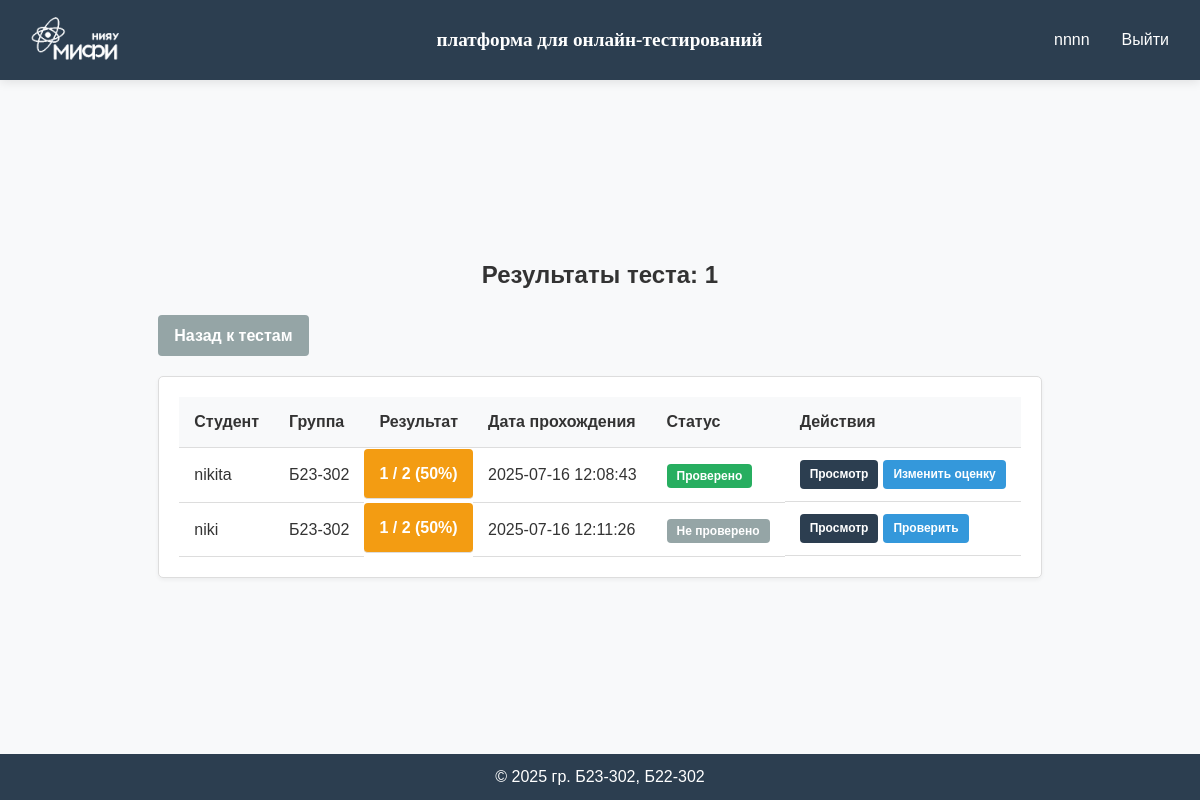
Page /test-results/2 (signed in) on the committed database.
### app/models.py (models this page shows, shortened)
class User(db.Model, UserMixin):
    id = db.Column(db.Integer, primary_key=True)
    username = db.Column(db.String(80), unique=True, nullable=False)
    password_hash = db.Column(db.String(128), nullable=False)
    role = db.Column(db.String(20), nullable=False, default='user')
    group = db.Column(db.String(7), default="")

### app/creating_tests/routes.py (the view)
@creating_tests_bp.route('/test-results/<int:test_id>', methods=['GET'])
@login_required
@admin_required
def test_results(test_id):
    test = Test.query.get_or_404(test_id)
    if test.test_author != current_user.username:
        flash('У вас нет доступа к результатам этого теста.', 'danger')
        return redirect(url_for('creating_tests.my_tests'))
    results = TestResult.query.filter_by(test_id=test_id).all()
    test_info = json.loads(test.test_info)
    test_name = test_info.get('name', 'Без названия')
    results_data = []
    for result in results:
        try:
            student = User.query.get(result.student_id)
            result_data = json.loads(result.test_result)
            results_data.append({
                'id': result.id,
                'student_name': student.username if student else 'Неизвестный',
                'student_group': student.group if student else '',
                'score': result_data.get('score', 0),
                'total': result_data.get('total', 0),
                'percentage': result_data.get('percentage', 0),
                'completed_at': result_data.get('completed_at', ''),
                'is_graded': result.is_graded,
                'graded_by': result.graded_by,
                'graded_at': result.graded_at.strftime('%Y-%m-%d %H:%M:%S') if result.graded_at else None
            })
        except Exception as e:
            print(f"Error parsing result {result.id}: {str(e)}")
    return render_template('creating_tests/test_results.html',
                          test_id=test_id,
                          test_name=test_name,
                          results=results_data)

### app/creating_tests/routes.py (called while the page is built)
def admin_required(f):
    @wraps(f)
    def decorated_function(*args, **kwargs):
        if not current_user.is_authenticated or current_user.role != 'admin':
            flash('У вас нет доступа к этой странице. Требуются права администратора.', 'danger')
            return redirect(url_for('main.index'))
        return f(*args, **kwargs)
    return decorated_function

### app/models.py (called while the page is built)
@login_manager.user_loader
def load_user(user_id):
    return User.query.get(int(user_id))

### app/templates/creating_tests/test_results.html (shortened to what this page needs)
{% extends "base.html" %}
{% block content %}
<div class="test-results-container">
    <h1 class="page-title">Результаты теста: {{ test_name }}</h1>
    <div class="actions">
        <a href="{{ url_for('creating_tests.my_tests') }}" class="btn btn-secondary">Назад к тестам</a>
    </div>
    <div class="results-list">
        {% if results %}
            <table class="results-table">
                <thead>
                    <tr>
                        <th>Студент</th>
                        <th>Группа</th>
                        <th>Результат</th>
                        <th>Дата прохождения</th>
                        <th>Статус</th>
                        <th>Действия</th>
                    </tr>
                </thead>
                <tbody>
                    {% for result in results %}
                        <tr>
                            <td>{{ result.student_name }}</td>
                            <td>{{ result.student_group }}</td>
                            <td class="result-score {% if result.percentage >= 70 %}good-score{% elif result.percentage >= 40 %}average-score{% else %}poor-score{% endif %}">
                                {{ result.score }} / {{ result.total }} ({{ result.percentage }}%)
                            </td>
                            <td>{{ result.completed_at }}</td>
                            <td>
                                {% if result.is_graded %}
                                    <span class="status-badge graded" title="Проверено: {{ result.graded_by }}">Проверено</span>
                                {% else %}
                                    <span class="status-badge ungraded">Не проверено</span>
                                {% endif %}
                            </td>
                            <td class="actions-cell">
                                <a href="{{ url_for('pass_tests.view_result', result_id=result.id) }}" class="btn btn-primary btn-sm">Просмотр</a>
                                <a href="{{ url_for('creating_tests.grade_result', result_id=result.id) }}" class="btn btn-info btn-sm">
                                    {% if result.is_graded %}Изменить оценку{% else %}Проверить{% endif %}
                                </a>
                            </td>
                        </tr>
                    {% endfor %}
                </tbody>
            </table>
        {% else %}
            <div class="no-results">
                <p>Пока никто не прошел этот тест.</p>
                <p>Результаты появятся здесь после прохождения теста студентами.</p>
            </div>
        {% endif %}
    </div>
</div>
{% endblock %}

### app/templates/base.html (shortened to what this page needs)
<!DOCTYPE html>
<html lang="ru">
<head>
    <link rel="stylesheet" href="{{ url_for('static', filename='css/style.css') }}">
</head>
<body>
    <div class="page-wrapper">
        <header class="header">
            <div class="container">
                <img src="{{ url_for('static', filename='images/logo-mini-without (1).png') }}" class="mephi"/>
                <a href="{{ url_for('main.index') }}" class="logo">платформа для онлайн-тестирований</a>
                <nav class="nav">
                    {% if current_user.is_authenticated %}
                        <span class="username">{{ current_user.username }}</span>
                        <a href="{{ url_for('auth.logout') }}" class="nav-link">Выйти</a>
                    {% else %}
                        <a href="{{ url_for('auth.login') }}" class="nav-link">Войти</a>
                        <a href="{{ url_for('auth.register') }}" class="btn btn-primary">Зарегистрироваться</a>
                    {% endif %}
                </nav>
            </div>
        </header>
        <main class="main-content">
            <div class="container">
                {% block content %}{% endblock %}
            </div>
        </main>
        <footer class="footer">
            <div class="container">
                <p>&copy; 2025 гр. Б23-302, Б22-302</p>
            </div>
        </footer>
    </div>
</body>
</html>

### app/static/css/style.css (style rules this page uses)
:root { --primary-color: #4a6bff; --secondary-color: #6c757d; --success-color: #28a745; --danger-color: #dc3545; --light-color: #f8f9fa; --dark-color: #2c3e50; --text-color: #333; --border-radius: 4px; --box-shadow: 0 2px 10px rgba(0, 0, 0, 0.1); --transition: all 0.3s ease; }
* { margin: 0; padding: 0; box-sizing: border-box; }
html, body { height: 100%; }
body { font-family: Helvetica; line-height: 1.6; color: var(--text-color); background-color: var(--light-color); display: flex; flex-direction: column; }
.page-wrapper { display: flex; flex-direction: column; min-height: 100vh; }
.header { background-color: var(--dark-color); color: white; padding: 10px 0; box-shadow: var(--box-shadow); position: sticky; top: 0; z-index: 100; }
.header .container { display: flex; justify-content: space-between; align-items: center; max-width: 1200px; margin: 0 auto; padding: 0 15px; }
.mephi { height: 60px; width: auto; }
.logo { color: white; font-size: 1.2rem; font-weight: bold; font-family: Verdana; text-decoration: none; margin-left: 10px; }
.nav { display: flex; align-items: center; gap: 1rem; }
.nav-link, .btn { color: white; text-decoration: none; padding: 0.5rem 1rem; border-radius: var(--border-radius); transition: var(--transition); }
.btn-primary { background-color: var(--primary-color); }
.main-content { flex: 1; display: flex; justify-content: center; align-items: center; padding: 20px; }
.footer { background-color: var(--dark-color); color: white; padding: 10px 0; text-align: center; }
.footer .container { max-width: 1200px; margin: 0 auto; padding: 0 15px; }

### app/templates/creating_tests/test_results.html (style rules this page uses)
.test-results-container { max-width: 900px; margin: 0 auto; padding: 20px 0; }
.page-title { font-size: 24px; margin-bottom: 20px; color: #333; text-align: center; }
.actions { margin-bottom: 20px; display: flex; justify-content: space-between; }
.results-list { background-color: white; border: 1px solid #ddd; border-radius: 5px; padding: 20px; box-shadow: 0 2px 4px rgba(0,0,0,0.05); }
.results-table { width: 100%; border-collapse: collapse; }
.results-table th, .results-table td { padding: 12px 15px; text-align: left; border-bottom: 1px solid #ddd; }
.results-table th { background-color: #f8f9fa; font-weight: bold; color: #333; }
.result-score { font-weight: bold; padding: 5px 10px; border-radius: 4px; display: inline-block; }
.average-score { background-color: #f39c12; color: white; }
.status-badge { padding: 5px 10px; border-radius: 4px; font-size: 12px; font-weight: bold; }
.status-badge.graded { background-color: #27ae60; color: white; }
.status-badge.ungraded { background-color: #95a5a6; color: white; }
.actions-cell { display: flex; gap: 5px; }
.btn { padding: 8px 16px; border-radius: 4px; font-weight: bold; cursor: pointer; text-decoration: none; display: inline-block; }
.btn-sm { padding: 5px 10px; font-size: 12px; }
.btn-primary { background-color: #2c3e50; color: white; }
.btn-info { background-color: #3498db; color: white; }
.btn-secondary { background-color: #95a5a6; color: white; }

### rows in the picture
User: username "nnnn"
User: student_name "nikita", student_group "Б23-302"
User: student_name "niki", student_group "Б23-302", score "1", total "2", percentage "50", completed_at "2025-07-16 12:11:26", shows "Не проверено", shows "Проверить"

### other values in the picture
{{ test_name }} "1"
{{ result.score }} "1"
{{ result.total }} "2"
{{ result.percentage }} "50"
{{ result.completed_at }} "2025-07-16 12:08:43"
